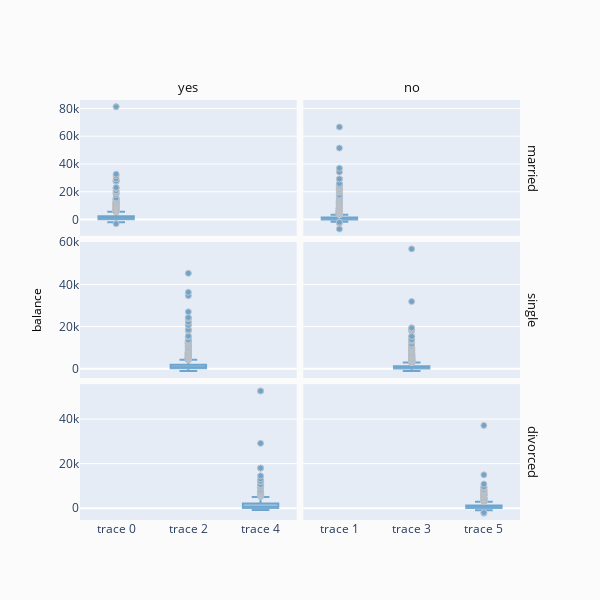

Here is the notebook cell this chart was saved with:
### Code cell
# Hmmm We have missed some important clients with some high balances. 
# This shouldn't be happening.
fig = ff.create_facet_grid(
    df,
    y='balance',
    facet_row='marital',
    facet_col='deposit',
    trace_type='box',
)

iplot(fig, filename='facet - box traces')

### Figure 1 — Plotly figure (JSON) as saved in the notebook; plotly's stock layout.template omitted (floating-point values rounded to 4 significant figures; data arrays with more than 128 entries replaced by an {"elided": "..."} marker saying what was removed)
{"data": [{"marker": {"color": "rgb(31, 119, 180)", "line": {"color": "darkgrey", "width": 1}}, "opacity": 0.6, "type": "box", "xaxis": "x", "y": {"elided": "2734 int values"}, "yaxis": "y"}, {"marker": {"color": "rgb(31, 119, 180)", "line": {"color": "darkgrey", "width": 1}}, "opacity": 0.6, "type": "box", "xaxis": "x2", "y": {"elided": "3568 int values"}, "yaxis": "y2"}, {"marker": {"color": "rgb(31, 119, 180)", "line": {"color": "darkgrey", "width": 1}}, "opacity": 0.6, "type": "box", "xaxis": "x3", "y": {"elided": "1900 int values"}, "yaxis": "y3"}, {"marker": {"color": "rgb(31, 119, 180)", "line": {"color": "darkgrey", "width": 1}}, "opacity": 0.6, "type": "box", "xaxis": "x4", "y": {"elided": "1599 int values"}, "yaxis": "y4"}, {"marker": {"color": "rgb(31, 119, 180)", "line": {"color": "darkgrey", "width": 1}}, "opacity": 0.6, "type": "box", "xaxis": "x5", "y": {"elided": "621 int values"}, "yaxis": "y5"}, {"marker": {"color": "rgb(31, 119, 180)", "line": {"color": "darkgrey", "width": 1}}, "opacity": 0.6, "type": "box", "xaxis": "x6", "y": {"elided": "670 int values"}, "yaxis": "y6"}], "layout": {"annotations": [{"font": {"color": "#0f0f0f", "size": 13}, "showarrow": false, "text": "yes", "textangle": 0, "x": 0.2462, "xanchor": "center", "xref": "paper", "y": 1.03, "yanchor": "middle", "yref": "paper"}, {"font": {"color": "#0f0f0f", "size": 13}, "showarrow": false, "text": "no", "textangle": 0, "x": 0.7537, "xanchor": "center", "xref": "paper", "y": 1.03, "yanchor": "middle", "yref": "paper"}, {"font": {"color": "#0f0f0f", "size": 13}, "showarrow": false, "text": "married", "textangle": 90, "x": 1.03, "xanchor": "center", "xref": "paper", "y": 0.8383, "yanchor": "middle", "yref": "paper"}, {"font": {"color": "#0f0f0f", "size": 13}, "showarrow": false, "text": "single", "textangle": 90, "x": 1.03, "xanchor": "center", "xref": "paper", "y": 0.5, "yanchor": "middle", "yref": "paper"}, {"font": {"color": "#0f0f0f", "size": 13}, "showarrow": false, "text": "divorced", "textangle": 90, "x": 1.03, "xanchor": "center", "xref": "paper", "y": 0.1617, "yanchor": "middle", "yref": "paper"}, {"font": {"color": "#000000", "size": 12}, "showarrow": false, "text": "", "textangle": 0, "x": 0.5, "xanchor": "center", "xref": "paper", "y": -0.1, "yanchor": "middle", "yref": "paper"}, {"font": {"color": "#000000", "size": 12}, "showarrow": false, "text": "balance", "textangle": -90, "x": -0.1, "xanchor": "center", "xref": "paper", "y": 0.5, "yanchor": "middle", "yref": "paper"}], "height": 600, "legend": {"bgcolor": "#efefef", "borderwidth": 1, "x": 1.05, "y": 1, "yanchor": "top"}, "paper_bgcolor": "rgb(251, 251, 251)", "showlegend": false, "title": {"text": ""}, "width": 600, "xaxis": {"anchor": "y", "domain": [0, 0.4925], "matches": "x5", "showticklabels": false}, "xaxis2": {"anchor": "y2", "domain": [0.5075, 1], "matches": "x6", "showticklabels": false}, "xaxis3": {"anchor": "y3", "domain": [0, 0.4925], "matches": "x5", "showticklabels": false}, "xaxis4": {"anchor": "y4", "domain": [0.5075, 1], "matches": "x6", "showticklabels": false}, "xaxis5": {"anchor": "y5", "domain": [0, 0.4925]}, "xaxis6": {"anchor": "y6", "domain": [0.5075, 1]}, "yaxis": {"anchor": "x", "domain": [0.6767, 1]}, "yaxis2": {"anchor": "x2", "domain": [0.6767, 1], "matches": "y", "showticklabels": false}, "yaxis3": {"anchor": "x3", "domain": [0.3383, 0.6617]}, "yaxis4": {"anchor": "x4", "domain": [0.3383, 0.6617], "matches": "y3", "showticklabels": false}, "yaxis5": {"anchor": "x5", "domain": [0, 0.3233]}, "yaxis6": {"anchor": "x6", "domain": [0, 0.3233], "matches": "y5", "showticklabels": false}}}
